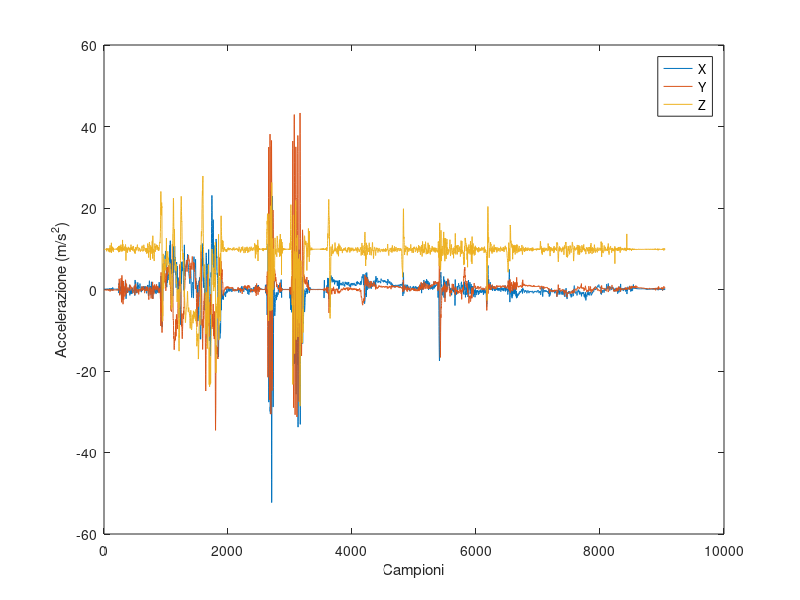

Source code (MATLAB):
%% Caricamento Dati
load('acc.mat')

plot(a);
legend('X', 'Y', 'Z');
xlabel('Campioni');
ylabel('Accelerazione (m/s^2)');

%% Pre-processing
% Compute magnitude

x = a(:, 1);
y = a(:, 2);
z = a(:, 3);
mag = sqrt(sum(x.^2+y.^2+z.^2, 2));

% figure; plot(mag);
% xlabel('Samples');
% ylabel('Acceleration (m/s^2)'); % it is not zero-mean ->
%
% % -> remove offset from the magnitude (due to gravity)
% magNoG = mag - mean(mag);

% plot(magNoG);
% xlabel('Time (s)');
% ylabel('Acceleration (m/s^2)');